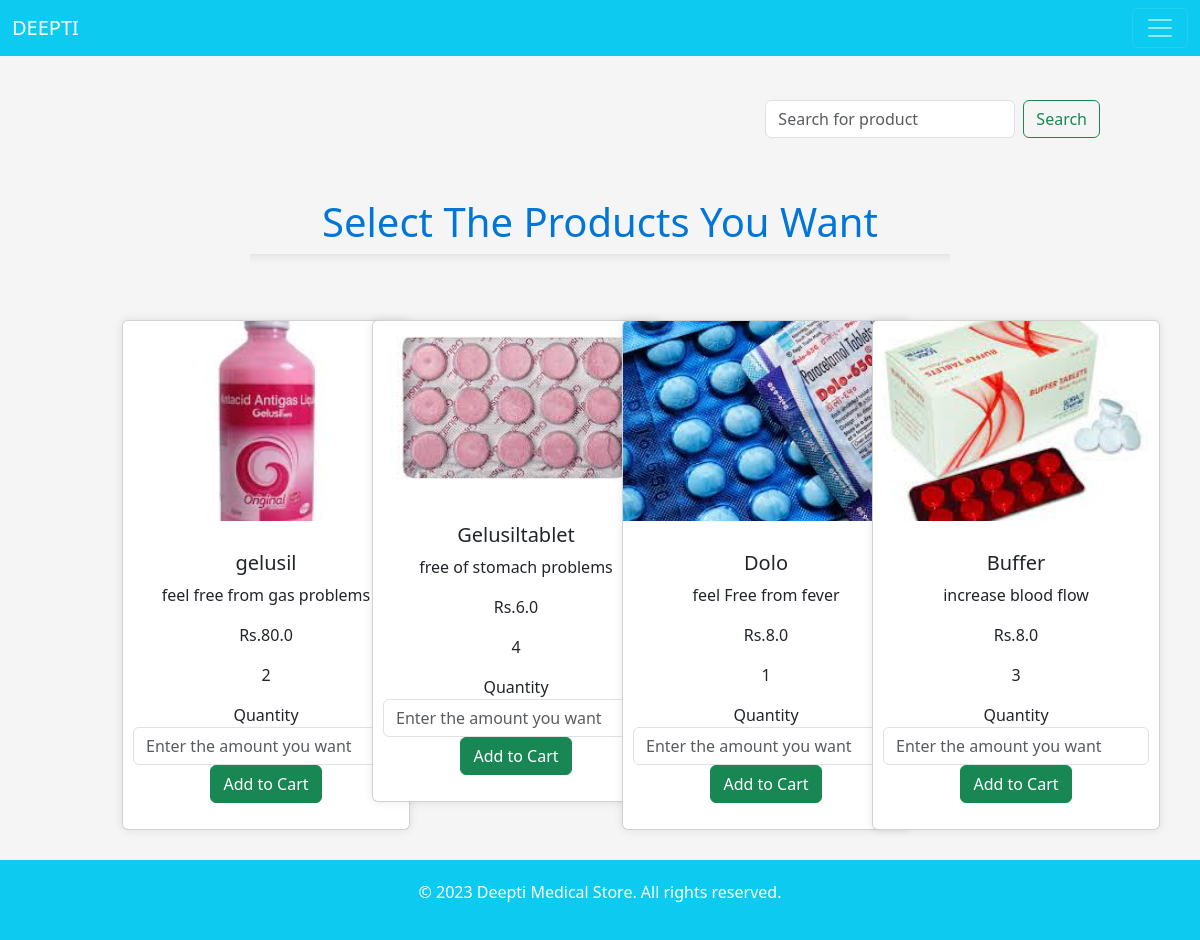
Screenshot of /search1 with the database file from the repository.
### myApp/models.py (models this page shows, shortened)
class Product(models.Model):
    catagory=models.ForeignKey(Catagory,on_delete=models.CASCADE)
    name = models.CharField( max_length=150,null=False,blank=False)
    product_image=models.ImageField(upload_to=getfileName,null=False,blank=False)
    quantity=models.IntegerField(null=False,blank=False)
    original_price=models.FloatField(null=False,blank=False)
    selling_price=models.FloatField(null=False,blank=False)
    description=models.TextField(max_length=500,null=False,blank=False)
    status=models.BooleanField(default=False,help_text='0-show,1-hidden')
    Created_at=models.DateTimeField(auto_now_add=True)

### myApp/views.py (the view)
# urls.py: path('search1',views.search_view1,name='search1'),
def search_view1(request):
    query = request.GET.get('q')
    if query:
        items = Product.objects.filter(name__icontains=query).order_by('-name')
    else:
        items = Product.objects.all().order_by('-name')
    return render(request, 'myApp/products.html', {'products': items})

### myApp/templates/myApp/products.html (shortened to what this page needs)
{% extends 'base.html' %}
{% block content %}
<div id="tt">
<form class="d-flex" role="search" action="{% url 'search1' %}" method="get">
    <input class="form-control me-2" type="search" placeholder="Search for product" aria-label="Search" name="q" id="sec">
    <button class="btn btn-outline-success" type="submit">Search</button>
</form>
<h1>Select The Products You Want</h1>
<span id="container"><hr></span><br>
<div class='container' id='jj'>
    <div class="row">
        {% for item in products %}
        <div class="col-md-3">
            <div class="card product-card">
                <img src="{{ item.product_image.url }}" class="card-img-top" alt="not here">
                <div class="card-body">
                    <form action="{% url 'add' %}" method="post">
                        <h5 class="card-title">{{ item.name }}</h5>
                        <p class="card-text">{{ item.description }}</p>
                        <p class="card-text">Rs.{{ item.selling_price }}</p>
                        <p class="card-text">{{ item.id}}</p>
                        <div class="form-group">
                            <label for="rob">Quantity</label>
                            <input type="text" id="rob" name="quantity" class="form-control" placeholder="Enter the amount you want">
                        </div>
                        <input type="submit" class="btn btn-success" value="Add to Cart">
                    </form>
                </div>
            </div>
        </div>
        {% endfor %}
    </div>
</div>
</div>
{% endblock content %}

### templates/base.html (shortened to what this page needs)
{% include 'navbar.html' %}
<!doctype html>
<html lang="en">
  <head>
    <link href="https://cdn.jsdelivr.net/npm/bootstrap@5.3.1/dist/css/bootstrap.min.css" rel="stylesheet">
  </head>
  <body>
    {% block content %}{% endblock content %}
  </body>
  {% include 'footer.html' %}
</html>

### templates/navbar.html (shortened to what this page needs)
<nav class="navbar navbar-dark bg-info  fixed-top">
  <div class="container-fluid">
    <a class="navbar-brand" href="#">DEEPTI</a>
    <button class="navbar-toggler" type="button" data-bs-toggle="collapse" data-bs-target="#navbarSupportedContent" aria-controls="navbarSupportedContent" aria-expanded="false" aria-label="Toggle navigation">
      <span class="navbar-toggler-icon"></span>
    </button>
  </div>
</nav>

### templates/footer.html (shortened to what this page needs)
<footer class="footer bg-info fixed-bottom">
        <p id='kir'>&copy; 2023 Deepti Medical Store. All rights reserved.</p>
</footer>

### myApp/templates/myApp/products.html (style rules this page uses)
h1 { margin-top: 60px; text-align: center; color: #0275d8; }
.container { margin-top: 20px; }
body { background-color: #f5f5f5; }
hr { height: 12px; border: 0; box-shadow: inset 0 12px 12px -12px rgba(0, 0, 0, 0.5); width: 700px; margin: auto; }
form { margin-top: 20px; text-align: center; }
#jj { margin-bottom: 20px; }
#sec { width: 250px; margin: auto; }
.product-card { width: 18rem; margin: 10px; box-shadow: 0 0 10px rgba(0, 0, 0, 0.1); }
.product-card img { max-height: 200px; object-fit: cover; }
.product-card .card-body { padding: 10px; }
#tt { margin: 100px; }

### templates/footer.html (style rules this page uses)
#kir { color:white; text-align:center; padding-top:20px; padding-bottom:20px; }

### rows the page displays
Product: product_image (picture), name "gelusil", description "feel free from gas problems", selling_price "80.0", id "2"
Product: product_image (picture), name "Gelusiltablet", description "free of stomach problems", selling_price "6.0", id "4"
Product: product_image (picture), name "Dolo", description "feel Free from fever", selling_price "8.0", id "1"
Product: product_image (picture), name "Buffer", description "increase blood flow", selling_price "8.0", id "3"
